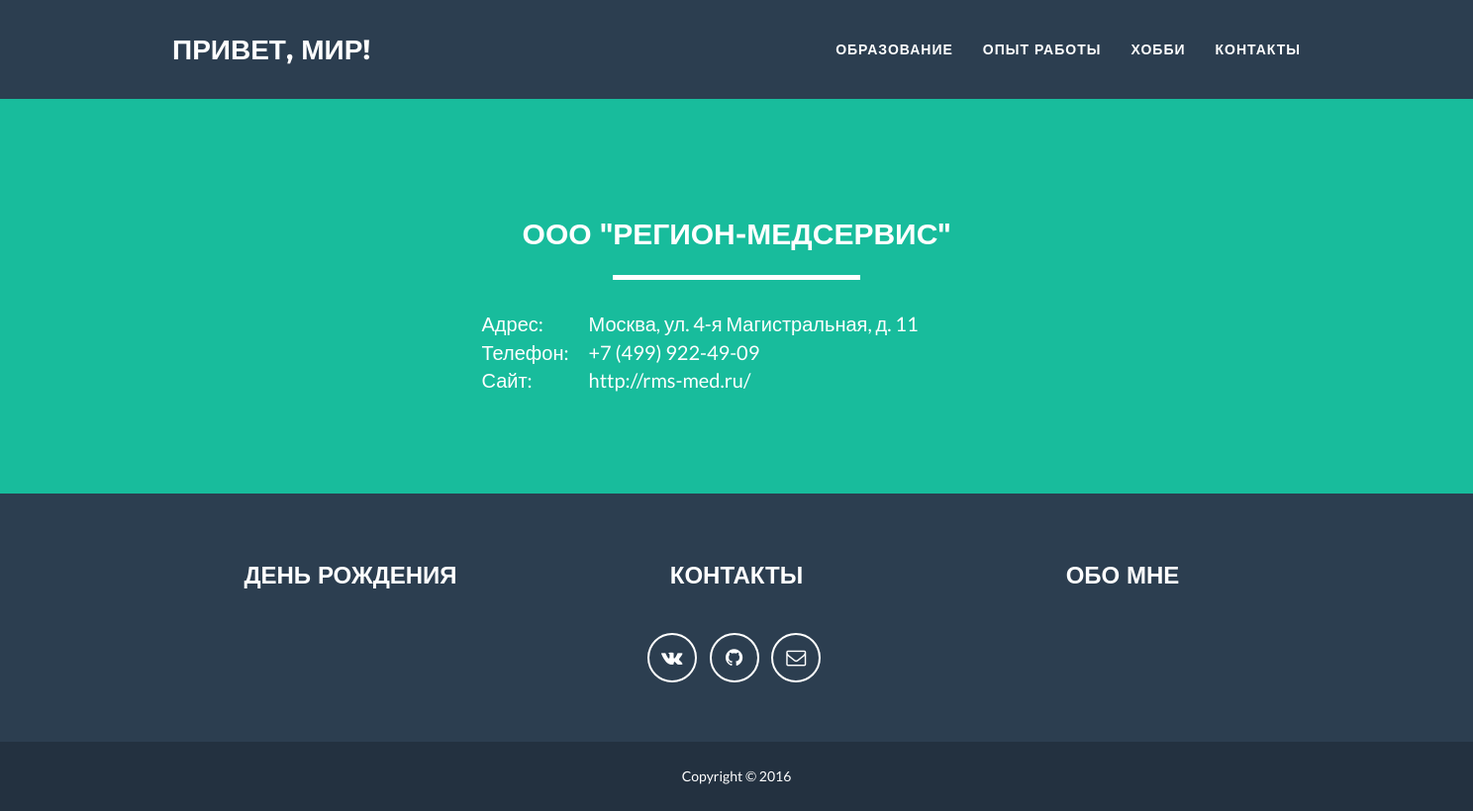
Screenshot of /work/1/ with the database file from the repository.
### homepage/models.py (models this page shows, shortened)
class PlaceOfWork(models.Model):
    man = models.ForeignKey(Me, on_delete=models.CASCADE)
    company = models.CharField(max_length=100)
    city = models.CharField(max_length=50)
    YEAR_CHOICES = [(r,r) for r in range(1992, datetime.date.today().year+10)]
    started_in = models.IntegerField(choices=YEAR_CHOICES)
    end_date = models.IntegerField(choices=YEAR_CHOICES, null=True)
    position = models.CharField(max_length=50)
    site = models.URLField(default='')
    adress = models.CharField(max_length=200, default='')
    phone = models.CharField(max_length=20, default='')

### homepage/views.py (the view)
# urls.py: url(r'^work/(?P<id>\d+)/', work_place),
def work_place(request, id):
    place = PlaceOfWork.objects.get(pk = id)
    context = {'place': place}
    return render(request, "work_place.html", context)

### templates/work_place.html (shortened to what this page needs)
{% extends "base.html" %}
{% block content %}
    <header>
        <div class="container">
            <div class="row">
                <div class="col-lg-12 text-center">
                  <h2>{{place.company}}</h2>
                  <hr class="star-light">
                </div>
                <div class="col-lg-12 col-lg-offset-3">
                  <table class="text-left">
                    <tr>
                      <td>
                        Адрес:
                      </td>
                      <td>
                        {{place.adress}}
                      </td>
                    </tr>
                    <tr>
                      <td>
                        Телефон:
                      </td>
                      <td>
                        {{place.phone}}
                      </td>
                    </tr>
                    <tr>
                      <td>
                        Сайт:
                      </td>
                      <td>
                        <a href="{{place.site}}">{{place.site}}</a>
                      </td>
                    </tr>
                  </table>
                </div>
            </div>
        </div>
    </header>
{% endblock %}

### homepage/static/css/custom.css (style rules this page uses)
table { font-size: 20px; }
td { padding-left: 20px; }
td > a, td > a:hover { color: #fff; }

### rows the page displays
PlaceOfWork: company "ООО \"РЕГИОН-МЕДСЕРВИС\"", adress "Москва, ул. 4-я Магистральная, д. 11", phone "+7 (499) 922-49-09", site "http://rms-med.ru/"
